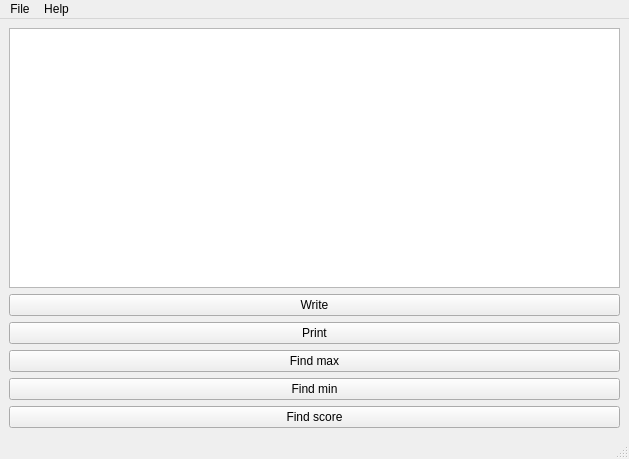
<?xml version="1.0" encoding="UTF-8"?>
<ui version="4.0">
 <class>avlWindow</class>
 <widget class="QMainWindow" name="avlWindow">
  <property name="geometry">
   <rect>
    <x>0</x>
    <y>0</y>
    <width>629</width>
    <height>459</height>
   </rect>
  </property>
  <property name="windowTitle">
   <string>avlWindow</string>
  </property>
  <widget class="QWidget" name="centralwidget">
   <layout class="QVBoxLayout" name="verticalLayout_2">
    <item>
     <layout class="QVBoxLayout" name="verticalLayout">
      <item>
       <widget class="QPlainTextEdit" name="plainTextEdit"/>
      </item>
      <item>
       <widget class="QPushButton" name="pushButton_write">
        <property name="text">
         <string>Write</string>
        </property>
       </widget>
      </item>
      <item>
       <widget class="QPushButton" name="pushButton_print">
        <property name="text">
         <string>Print</string>
        </property>
       </widget>
      </item>
      <item>
       <widget class="QPushButton" name="pushButton_max">
        <property name="text">
         <string>Find max</string>
        </property>
       </widget>
      </item>
      <item>
       <widget class="QPushButton" name="pushButton_min">
        <property name="text">
         <string>Find min</string>
        </property>
       </widget>
      </item>
      <item>
       <widget class="QPushButton" name="pushButton_score">
        <property name="text">
         <string>Find score</string>
        </property>
       </widget>
      </item>
     </layout>
    </item>
   </layout>
  </widget>
  <widget class="QMenuBar" name="menubar">
   <property name="geometry">
    <rect>
     <x>0</x>
     <y>0</y>
     <width>629</width>
     <height>26</height>
    </rect>
   </property>
   <widget class="QMenu" name="menuFiles">
    <property name="title">
     <string>File</string>
    </property>
    <addaction name="actionOpen"/>
    <addaction name="actionSave"/>
   </widget>
   <widget class="QMenu" name="menuHelp">
    <property name="title">
     <string>Help</string>
    </property>
    <addaction name="actionAbout"/>
   </widget>
   <addaction name="menuFiles"/>
   <addaction name="menuHelp"/>
  </widget>
  <widget class="QStatusBar" name="statusbar"/>
  <action name="actionOpen">
   <property name="text">
    <string>Open</string>
   </property>
  </action>
  <action name="actionSave">
   <property name="text">
    <string>Save</string>
   </property>
  </action>
  <action name="actionAbout">
   <property name="text">
    <string>About</string>
   </property>
  </action>
 </widget>
 <resources/>
 <connections/>
</ui>
